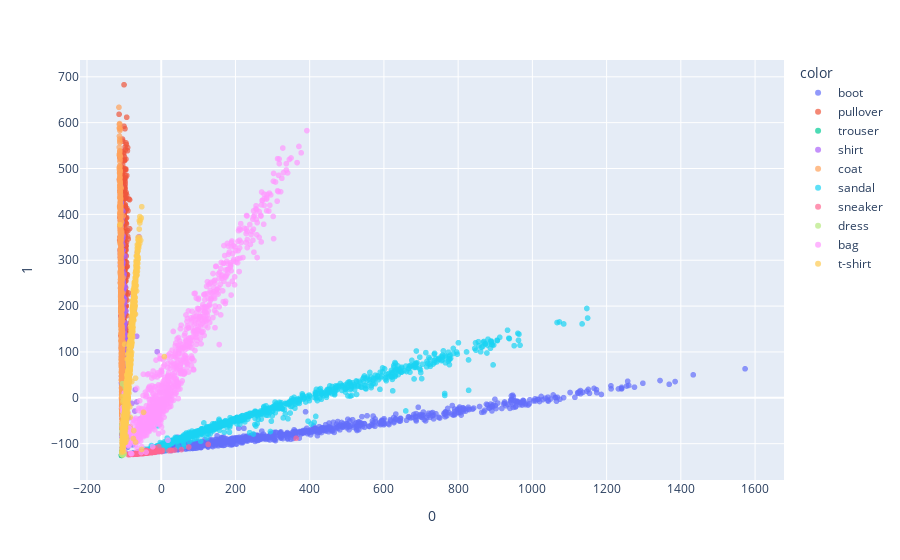
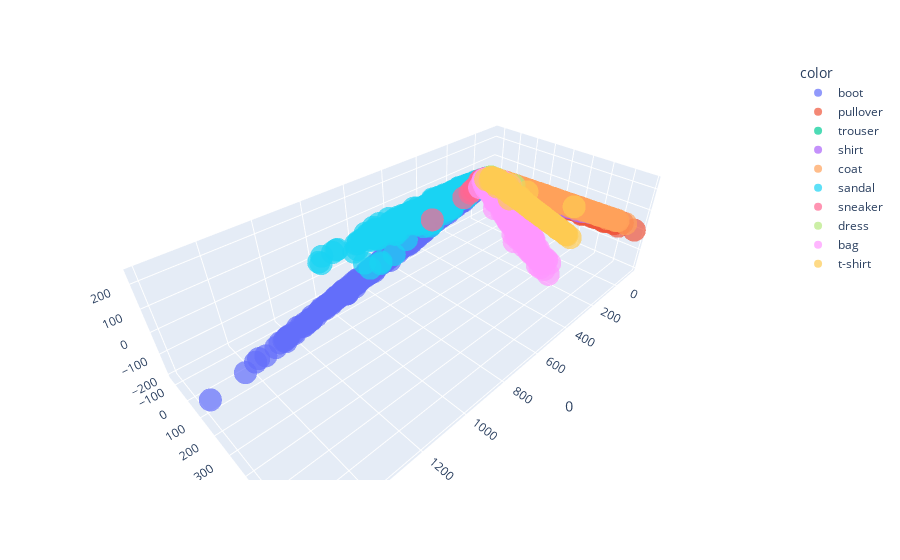

The cell these charts' notebook holds for them, in order:
### Markdown cell above
## PCA

### Code cell
### Get the encoded representation of the test samples
encoded_samples = []
for sample in tqdm(test_dataset):
    img = sample[0].unsqueeze(0).to(device)
    label = sample[1]
    # Encode image
    encoder.eval()
    with torch.no_grad():
        encoded_img  = encoder(img)
    # Append to list
    encoded_img = encoded_img.flatten().cpu().numpy()
    encoded_sample = {f"Enc. Variable {i}": enc for i, enc in enumerate(encoded_img)}
    encoded_sample['label'] = label
    encoded_samples.append(encoded_sample)

encoded_samples = pd.DataFrame(encoded_samples)

from sklearn.decomposition import PCA

pca = PCA(n_components=2)
encoded_samples_reduced_PCA = pca.fit_transform(encoded_samples)
import plotly.express as px
fig2a = px.scatter(encoded_samples_reduced_PCA, x=0, y =1, 
    color=[label_names[l] for l in encoded_samples.label.to_numpy()], opacity=0.7)
fig2a.show()

pca3 = PCA(n_components=3)
encoded_samples_reduced_PCA3 = pca3.fit_transform(encoded_samples)
fig2b = px.scatter_3d(encoded_samples_reduced_PCA3, x=0, y=1, z=2, 
    color=[label_names[l] for l in encoded_samples.label.to_numpy()], opacity=0.7)
fig2b.show()

### Figure 1 — Plotly figure (JSON) as saved in the notebook; plotly's stock layout.template omitted (floating-point values rounded to 4 significant figures; data arrays with more than 128 entries replaced by an {"elided": "..."} marker saying what was removed)
{"data": [{"hovertemplate": "color=boot<br>0=%{x}<br>1=%{y}<extra></extra>", "legendgroup": "boot", "marker": {"color": "#636efa", "opacity": 0.7, "symbol": "circle"}, "mode": "markers", "name": "boot", "showlegend": true, "type": "scattergl", "x": {"elided": "1000 float values"}, "xaxis": "x", "y": {"elided": "1000 float values"}, "yaxis": "y"}, {"hovertemplate": "color=pullover<br>0=%{x}<br>1=%{y}<extra></extra>", "legendgroup": "pullover", "marker": {"color": "#EF553B", "opacity": 0.7, "symbol": "circle"}, "mode": "markers", "name": "pullover", "showlegend": true, "type": "scattergl", "x": {"elided": "1000 float values"}, "xaxis": "x", "y": {"elided": "1000 float values"}, "yaxis": "y"}, {"hovertemplate": "color=trouser<br>0=%{x}<br>1=%{y}<extra></extra>", "legendgroup": "trouser", "marker": {"color": "#00cc96", "opacity": 0.7, "symbol": "circle"}, "mode": "markers", "name": "trouser", "showlegend": true, "type": "scattergl", "x": {"elided": "1000 float values"}, "xaxis": "x", "y": {"elided": "1000 float values"}, "yaxis": "y"}, {"hovertemplate": "color=shirt<br>0=%{x}<br>1=%{y}<extra></extra>", "legendgroup": "shirt", "marker": {"color": "#ab63fa", "opacity": 0.7, "symbol": "circle"}, "mode": "markers", "name": "shirt", "showlegend": true, "type": "scattergl", "x": {"elided": "1000 float values"}, "xaxis": "x", "y": {"elided": "1000 float values"}, "yaxis": "y"}, {"hovertemplate": "color=coat<br>0=%{x}<br>1=%{y}<extra></extra>", "legendgroup": "coat", "marker": {"color": "#FFA15A", "opacity": 0.7, "symbol": "circle"}, "mode": "markers", "name": "coat", "showlegend": true, "type": "scattergl", "x": {"elided": "1000 float values"}, "xaxis": "x", "y": {"elided": "1000 float values"}, "yaxis": "y"}, {"hovertemplate": "color=sandal<br>0=%{x}<br>1=%{y}<extra></extra>", "legendgroup": "sandal", "marker": {"color": "#19d3f3", "opacity": 0.7, "symbol": "circle"}, "mode": "markers", "name": "sandal", "showlegend": true, "type": "scattergl", "x": {"elided": "1000 float values"}, "xaxis": "x", "y": {"elided": "1000 float values"}, "yaxis": "y"}, {"hovertemplate": "color=sneaker<br>0=%{x}<br>1=%{y}<extra></extra>", "legendgroup": "sneaker", "marker": {"color": "#FF6692", "opacity": 0.7, "symbol": "circle"}, "mode": "markers", "name": "sneaker", "showlegend": true, "type": "scattergl", "x": {"elided": "1000 float values"}, "xaxis": "x", "y": {"elided": "1000 float values"}, "yaxis": "y"}, {"hovertemplate": "color=dress<br>0=%{x}<br>1=%{y}<extra></extra>", "legendgroup": "dress", "marker": {"color": "#B6E880", "opacity": 0.7, "symbol": "circle"}, "mode": "markers", "name": "dress", "showlegend": true, "type": "scattergl", "x": {"elided": "1000 float values"}, "xaxis": "x", "y": {"elided": "1000 float values"}, "yaxis": "y"}, {"hovertemplate": "color=bag<br>0=%{x}<br>1=%{y}<extra></extra>", "legendgroup": "bag", "marker": {"color": "#FF97FF", "opacity": 0.7, "symbol": "circle"}, "mode": "markers", "name": "bag", "showlegend": true, "type": "scattergl", "x": {"elided": "1000 float values"}, "xaxis": "x", "y": {"elided": "1000 float values"}, "yaxis": "y"}, {"hovertemplate": "color=t-shirt<br>0=%{x}<br>1=%{y}<extra></extra>", "legendgroup": "t-shirt", "marker": {"color": "#FECB52", "opacity": 0.7, "symbol": "circle"}, "mode": "markers", "name": "t-shirt", "showlegend": true, "type": "scattergl", "x": {"elided": "1000 float values"}, "xaxis": "x", "y": {"elided": "1000 float values"}, "yaxis": "y"}], "layout": {"legend": {"title": {"text": "color"}, "tracegroupgap": 0}, "margin": {"t": 60}, "xaxis": {"anchor": "y", "domain": [0, 1], "title": {"text": "0"}}, "yaxis": {"anchor": "x", "domain": [0, 1], "title": {"text": "1"}}}}

### Figure 2 — Plotly figure (JSON) as saved in the notebook; plotly's stock layout.template omitted (floating-point values rounded to 4 significant figures; data arrays with more than 128 entries replaced by an {"elided": "..."} marker saying what was removed)
{"data": [{"hovertemplate": "color=boot<br>0=%{x}<br>1=%{y}<br>2=%{z}<extra></extra>", "legendgroup": "boot", "marker": {"color": "#636efa", "opacity": 0.7, "symbol": "circle"}, "mode": "markers", "name": "boot", "scene": "scene", "showlegend": true, "type": "scatter3d", "x": {"elided": "1000 float values"}, "y": {"elided": "1000 float values"}, "z": {"elided": "1000 float values"}}, {"hovertemplate": "color=pullover<br>0=%{x}<br>1=%{y}<br>2=%{z}<extra></extra>", "legendgroup": "pullover", "marker": {"color": "#EF553B", "opacity": 0.7, "symbol": "circle"}, "mode": "markers", "name": "pullover", "scene": "scene", "showlegend": true, "type": "scatter3d", "x": {"elided": "1000 float values"}, "y": {"elided": "1000 float values"}, "z": {"elided": "1000 float values"}}, {"hovertemplate": "color=trouser<br>0=%{x}<br>1=%{y}<br>2=%{z}<extra></extra>", "legendgroup": "trouser", "marker": {"color": "#00cc96", "opacity": 0.7, "symbol": "circle"}, "mode": "markers", "name": "trouser", "scene": "scene", "showlegend": true, "type": "scatter3d", "x": {"elided": "1000 float values"}, "y": {"elided": "1000 float values"}, "z": {"elided": "1000 float values"}}, {"hovertemplate": "color=shirt<br>0=%{x}<br>1=%{y}<br>2=%{z}<extra></extra>", "legendgroup": "shirt", "marker": {"color": "#ab63fa", "opacity": 0.7, "symbol": "circle"}, "mode": "markers", "name": "shirt", "scene": "scene", "showlegend": true, "type": "scatter3d", "x": {"elided": "1000 float values"}, "y": {"elided": "1000 float values"}, "z": {"elided": "1000 float values"}}, {"hovertemplate": "color=coat<br>0=%{x}<br>1=%{y}<br>2=%{z}<extra></extra>", "legendgroup": "coat", "marker": {"color": "#FFA15A", "opacity": 0.7, "symbol": "circle"}, "mode": "markers", "name": "coat", "scene": "scene", "showlegend": true, "type": "scatter3d", "x": {"elided": "1000 float values"}, "y": {"elided": "1000 float values"}, "z": {"elided": "1000 float values"}}, {"hovertemplate": "color=sandal<br>0=%{x}<br>1=%{y}<br>2=%{z}<extra></extra>", "legendgroup": "sandal", "marker": {"color": "#19d3f3", "opacity": 0.7, "symbol": "circle"}, "mode": "markers", "name": "sandal", "scene": "scene", "showlegend": true, "type": "scatter3d", "x": {"elided": "1000 float values"}, "y": {"elided": "1000 float values"}, "z": {"elided": "1000 float values"}}, {"hovertemplate": "color=sneaker<br>0=%{x}<br>1=%{y}<br>2=%{z}<extra></extra>", "legendgroup": "sneaker", "marker": {"color": "#FF6692", "opacity": 0.7, "symbol": "circle"}, "mode": "markers", "name": "sneaker", "scene": "scene", "showlegend": true, "type": "scatter3d", "x": {"elided": "1000 float values"}, "y": {"elided": "1000 float values"}, "z": {"elided": "1000 float values"}}, {"hovertemplate": "color=dress<br>0=%{x}<br>1=%{y}<br>2=%{z}<extra></extra>", "legendgroup": "dress", "marker": {"color": "#B6E880", "opacity": 0.7, "symbol": "circle"}, "mode": "markers", "name": "dress", "scene": "scene", "showlegend": true, "type": "scatter3d", "x": {"elided": "1000 float values"}, "y": {"elided": "1000 float values"}, "z": {"elided": "1000 float values"}}, {"hovertemplate": "color=bag<br>0=%{x}<br>1=%{y}<br>2=%{z}<extra></extra>", "legendgroup": "bag", "marker": {"color": "#FF97FF", "opacity": 0.7, "symbol": "circle"}, "mode": "markers", "name": "bag", "scene": "scene", "showlegend": true, "type": "scatter3d", "x": {"elided": "1000 float values"}, "y": {"elided": "1000 float values"}, "z": {"elided": "1000 float values"}}, {"hovertemplate": "color=t-shirt<br>0=%{x}<br>1=%{y}<br>2=%{z}<extra></extra>", "legendgroup": "t-shirt", "marker": {"color": "#FECB52", "opacity": 0.7, "symbol": "circle"}, "mode": "markers", "name": "t-shirt", "scene": "scene", "showlegend": true, "type": "scatter3d", "x": {"elided": "1000 float values"}, "y": {"elided": "1000 float values"}, "z": {"elided": "1000 float values"}}], "layout": {"legend": {"title": {"text": "color"}, "tracegroupgap": 0}, "margin": {"t": 60}, "scene": {"domain": {"x": [0, 1], "y": [0, 1]}, "xaxis": {"title": {"text": "0"}}, "yaxis": {"title": {"text": "1"}}, "zaxis": {"title": {"text": "2"}}}}}
